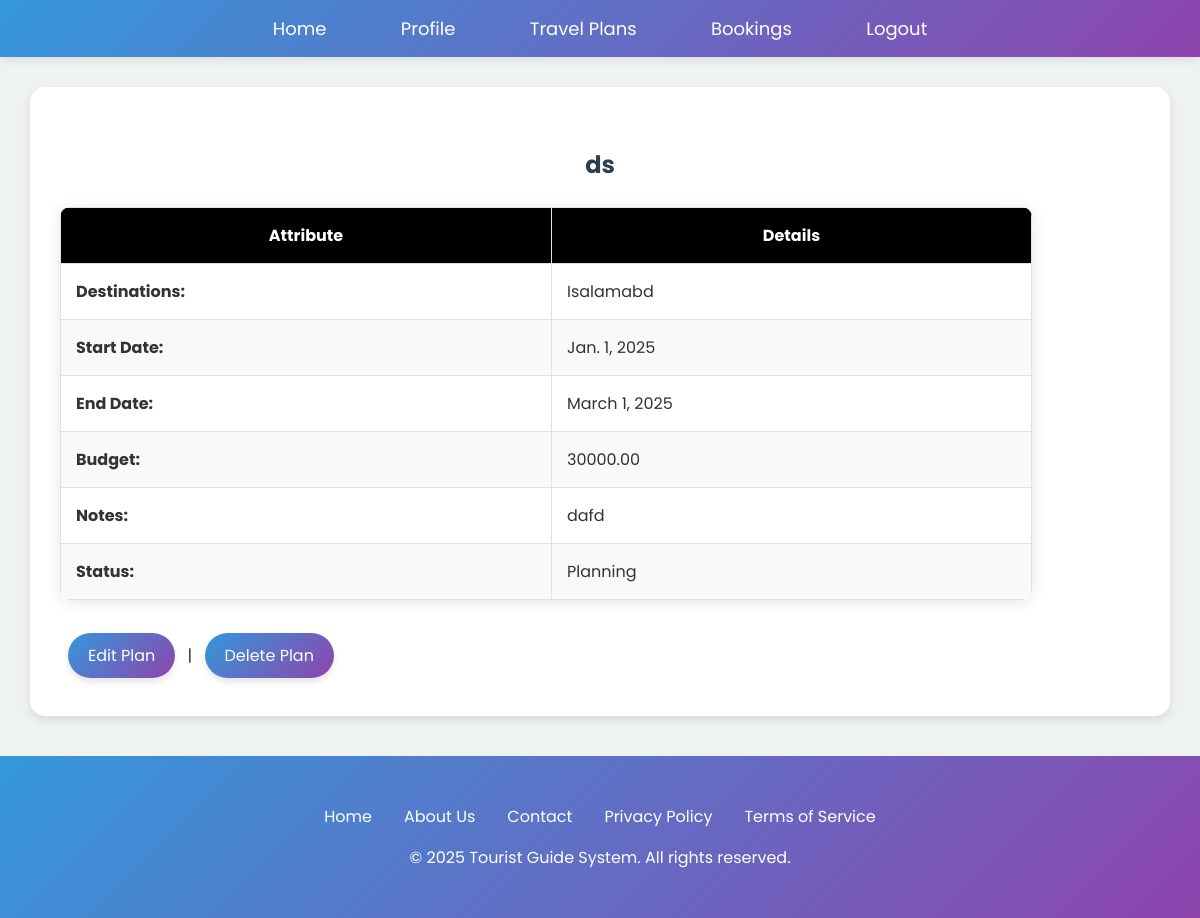
/1/ (signed in), run on the app's committed database.
### myapp/models.py (models this page shows, shortened)
class TravelPlan(models.Model):
    STATUS_CHOICES = [
        ('planning', 'Planning'),
        ('ongoing', 'Ongoing'),
        ('completed', 'Completed'),
        ('cancelled', 'Cancelled'),
    ]
    user = models.ForeignKey(user_register, on_delete=models.CASCADE)
    title = models.CharField(max_length=255)
    destinations = models.ManyToManyField(Destination)
    start_date = models.DateField()
    end_date = models.DateField()
    budget = models.DecimalField(max_digits=10, decimal_places=2, null=True, blank=True)
    notes = models.TextField(blank=True)
    status = models.CharField(max_length=10, choices=STATUS_CHOICES, default='planning')
    created_at = models.DateTimeField(auto_now_add=True)
    updated_at = models.DateTimeField(auto_now=True)

class Destination(models.Model):
    id = models.AutoField(primary_key=True)
    name = models.CharField(max_length=255, unique=True)
    description = models.TextField()
    best_season = models.CharField(max_length=50, blank=True, null=True, default="All Seasons")
    image = models.ImageField(upload_to='destinations/', blank=True, null=True)
    latitude = models.DecimalField(max_digits=9, decimal_places=6, blank=True, null=True)
    longitude = models.DecimalField(max_digits=9, decimal_places=6, blank=True, null=True)
    activities = models.TextField(blank=True, null=True)
    created_at = models.DateTimeField(auto_now_add=True)

### myapp/views.py (the view)
# urls.py: path('<int:travel_plan_id>/', views.travel_plan_detail, name='travel_plan_detail'),
def travel_plan_detail(request, travel_plan_id):
    username = request.session.get('username')
    if not username:
        return redirect('login')  # Redirect to login if the user is not logged in
    travel_plan = get_object_or_404(TravelPlan, id=travel_plan_id)
    return render(request, 'travel_plans/travel_plan_detail.html', {'travel_plan': travel_plan})

### templates/travel_plans/travel_plan_detail.html
{% extends "base.html" %}
{% block content %}
<h2>{{ travel_plan.title }}</h2>
<table class="table">
    <thead>
        <tr>
            <th>Attribute</th>
            <th>Details</th>
        </tr>
    </thead>
    <tbody>
        <tr>
            <td><strong>Destinations:</strong></td>
            <td>
                {% for destination in travel_plan.destinations.all %}
                    {{ destination.name }}{% if not forloop.last %}, {% endif %}
                {% endfor %}
            </td>
        </tr>
        <tr>
            <td><strong>Start Date:</strong></td>
            <td>{{ travel_plan.start_date }}</td>
        </tr>
        <tr>
            <td><strong>End Date:</strong></td>
            <td>{{ travel_plan.end_date }}</td>
        </tr>
        <tr>
            <td><strong>Budget:</strong></td>
            <td>{{ travel_plan.budget }}</td>
        </tr>
        <tr>
            <td><strong>Notes:</strong></td>
            <td>{{ travel_plan.notes }}</td>
        </tr>
        <tr>
            <td><strong>Status:</strong></td>
            <td>{{ travel_plan.get_status_display }}</td>
        </tr>
    </tbody>
</table>
<a href="{% url 'update_travel_plan' travel_plan.id %}" class="button-link">Edit Plan</a> |
<a href="{% url 'delete_travel_plan' travel_plan.id %}" class="button-link">Delete Plan</a>
{% endblock %}

### templates/base.html (style rules this page uses)
body { font-family: 'Poppins', sans-serif; margin: 0; padding: 0; background-color: #eef2f3; color: #333; }
h1,h2,h3,h4 { text-align: center; margin: 30px; }
h1, h2, h3, h4 { color: #2c3e50; margin-bottom: 20px; }
.button-link { display: inline-block; background: linear-gradient(135deg, #3498db, #8e44ad); color: white; text-decoration: none; padding: 10px 20px; border-radius: 30px; font-size: 16px; transition: all 0.3s ease; margin: 8px; border: none; cursor: pointer; box-shadow: 0 4px 6px rgba(0, 0, 0, 0.1); }
table { width: 90%; margin: 25px 0; border-collapse: collapse; box-shadow: 0 2px 15px rgba(0, 0, 0, 0.1); border-radius: 10px; overflow: hidden; }
th, td { border: 1px solid #e0e0e0; padding: 15px; text-align: left; }
th { background: linear-gradient(135deg,rgb(0, 0, 0),rgb(0, 0, 0)); color: white; text-align: center; }
tr:nth-child(even) { background-color: #f8f9fa; }

### data on the page
TravelPlan: title "ds", start_date "Jan. 1, 2025", end_date "March 1, 2025", budget "30000.00", notes "dafd", status "Planning"
Destination: name "Isalamabd"
